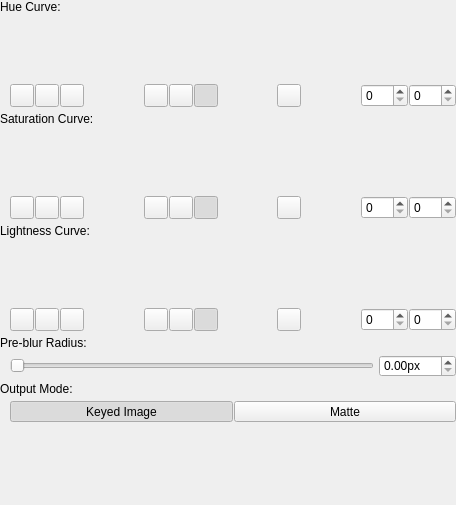
<?xml version="1.0" encoding="UTF-8"?>
<ui version="4.0">
 <class>FilterWidget</class>
 <widget class="QWidget" name="FilterWidget">
  <property name="geometry">
   <rect>
    <x>0</x>
    <y>0</y>
    <width>456</width>
    <height>505</height>
   </rect>
  </property>
  <property name="windowTitle">
   <string>Form</string>
  </property>
  <property name="styleSheet">
   <string notr="true">#mButtonZoomIn, #mButtonZoomOut, #mButtonZoom100,
#mButtonInterpolationModeFlat, #mButtonInterpolationModeLinear, #mButtonInterpolationModeSmooth,
#mButtonInverted
{
	padding: 1px;
}</string>
  </property>
  <layout class="QVBoxLayout" name="verticalLayout" stretch="0,0,0,0,0,0,0,0,0,0,1">
   <property name="spacing">
    <number>5</number>
   </property>
   <property name="leftMargin">
    <number>0</number>
   </property>
   <property name="topMargin">
    <number>0</number>
   </property>
   <property name="rightMargin">
    <number>0</number>
   </property>
   <property name="bottomMargin">
    <number>0</number>
   </property>
   <item>
    <widget class="QLabel" name="label_3">
     <property name="text">
      <string>Hue Curve:</string>
     </property>
    </widget>
   </item>
   <item>
    <layout class="QVBoxLayout" name="verticalLayout_2">
     <property name="spacing">
      <number>5</number>
     </property>
     <item>
      <layout class="QHBoxLayout" name="mLayoutCurves" stretch="1">
       <property name="spacing">
        <number>5</number>
       </property>
       <property name="leftMargin">
        <number>10</number>
       </property>
       <item>
        <widget class="ibp::widgets::Curves" name="mWidgetHueCurve" native="true">
         <property name="minimumSize">
          <size>
           <width>0</width>
           <height>60</height>
          </size>
         </property>
         <property name="maximumSize">
          <size>
           <width>16777215</width>
           <height>60</height>
          </size>
         </property>
        </widget>
       </item>
      </layout>
     </item>
     <item>
      <layout class="QHBoxLayout" name="horizontalLayout_3" stretch="0,1,0,1,0,1,0">
       <property name="spacing">
        <number>0</number>
       </property>
       <property name="leftMargin">
        <number>10</number>
       </property>
       <item>
        <layout class="QHBoxLayout" name="horizontalLayout_6">
         <property name="spacing">
          <number>1</number>
         </property>
         <item>
          <widget class="QToolButton" name="mButtonHueZoomIn">
           <property name="toolTip">
            <string>Zoom in</string>
           </property>
           <property name="text">
            <string/>
           </property>
           <property name="icon">
            <iconset>
             <normaloff>:/ibp/icons/magnifyingGlassPlus</normaloff>:/ibp/icons/magnifyingGlassPlus</iconset>
           </property>
           <property name="class" stdset="0">
            <string>cFlatOptionButton</string>
           </property>
          </widget>
         </item>
         <item>
          <widget class="QToolButton" name="mButtonHueZoomOut">
           <property name="toolTip">
            <string>Zoom out</string>
           </property>
           <property name="text">
            <string/>
           </property>
           <property name="icon">
            <iconset>
             <normaloff>:/ibp/icons/magnifyingGlassMinus</normaloff>:/ibp/icons/magnifyingGlassMinus</iconset>
           </property>
           <property name="class" stdset="0">
            <string>cFlatOptionButton</string>
           </property>
          </widget>
         </item>
         <item>
          <widget class="QToolButton" name="mButtonHueZoom100">
           <property name="toolTip">
            <string>Zoom 100%</string>
           </property>
           <property name="text">
            <string/>
           </property>
           <property name="icon">
            <iconset>
             <normaloff>:/ibp/icons/magnifyingGlassOne</normaloff>:/ibp/icons/magnifyingGlassOne</iconset>
           </property>
           <property name="class" stdset="0">
            <string>cFlatOptionButton</string>
           </property>
          </widget>
         </item>
        </layout>
       </item>
       <item>
        <spacer name="horizontalSpacer">
         <property name="orientation">
          <enum>Qt::Horizontal</enum>
         </property>
         <property name="sizeHint" stdset="0">
          <size>
           <width>5</width>
           <height>0</height>
          </size>
         </property>
        </spacer>
       </item>
       <item>
        <layout class="QHBoxLayout" name="horizontalLayout">
         <property name="spacing">
          <number>1</number>
         </property>
         <item>
          <widget class="QToolButton" name="mButtonHueInterpolationModeFlat">
           <property name="sizePolicy">
            <sizepolicy hsizetype="Expanding" vsizetype="Fixed">
             <horstretch>0</horstretch>
             <verstretch>0</verstretch>
            </sizepolicy>
           </property>
           <property name="toolTip">
            <string>Use flat interpolation</string>
           </property>
           <property name="text">
            <string/>
           </property>
           <property name="icon">
            <iconset>
             <normaloff>:/ibp/icons/interpolationFlat</normaloff>:/ibp/icons/interpolationFlat</iconset>
           </property>
           <property name="checkable">
            <bool>true</bool>
           </property>
           <property name="autoExclusive">
            <bool>true</bool>
           </property>
           <property name="class" stdset="0">
            <string>cFlatOptionButton</string>
           </property>
           <attribute name="buttonGroup">
            <string notr="true">buttonGroup</string>
           </attribute>
          </widget>
         </item>
         <item>
          <widget class="QToolButton" name="mButtonHueInterpolationModeLinear">
           <property name="sizePolicy">
            <sizepolicy hsizetype="Expanding" vsizetype="Fixed">
             <horstretch>0</horstretch>
             <verstretch>0</verstretch>
            </sizepolicy>
           </property>
           <property name="toolTip">
            <string>Use linear interpolation</string>
           </property>
           <property name="text">
            <string/>
           </property>
           <property name="icon">
            <iconset>
             <normaloff>:/ibp/icons/interpolationLinear</normaloff>:/ibp/icons/interpolationLinear</iconset>
           </property>
           <property name="checkable">
            <bool>true</bool>
           </property>
           <property name="autoExclusive">
            <bool>true</bool>
           </property>
           <property name="class" stdset="0">
            <string>cFlatOptionButton</string>
           </property>
           <attribute name="buttonGroup">
            <string notr="true">buttonGroup</string>
           </attribute>
          </widget>
         </item>
         <item>
          <widget class="QToolButton" name="mButtonHueInterpolationModeSmooth">
           <property name="sizePolicy">
            <sizepolicy hsizetype="Expanding" vsizetype="Fixed">
             <horstretch>0</horstretch>
             <verstretch>0</verstretch>
            </sizepolicy>
           </property>
           <property name="toolTip">
            <string>Use smooth interpolation</string>
           </property>
           <property name="text">
            <string/>
           </property>
           <property name="icon">
            <iconset>
             <normaloff>:/ibp/icons/interpolationSmooth</normaloff>:/ibp/icons/interpolationSmooth</iconset>
           </property>
           <property name="checkable">
            <bool>true</bool>
           </property>
           <property name="checked">
            <bool>true</bool>
           </property>
           <property name="autoExclusive">
            <bool>true</bool>
           </property>
           <property name="class" stdset="0">
            <string>cFlatOptionButton</string>
           </property>
           <attribute name="buttonGroup">
            <string notr="true">buttonGroup</string>
           </attribute>
          </widget>
         </item>
        </layout>
       </item>
       <item>
        <spacer name="horizontalSpacer_2">
         <property name="orientation">
          <enum>Qt::Horizontal</enum>
         </property>
         <property name="sizeHint" stdset="0">
          <size>
           <width>5</width>
           <height>0</height>
          </size>
         </property>
        </spacer>
       </item>
       <item>
        <widget class="QToolButton" name="mButtonHueInverted">
         <property name="toolTip">
          <string>Invert</string>
         </property>
         <property name="text">
          <string/>
         </property>
         <property name="icon">
          <iconset>
           <normaloff>:/ibp/icons/invert</normaloff>:/ibp/icons/invert</iconset>
         </property>
         <property name="checkable">
          <bool>true</bool>
         </property>
         <property name="class" stdset="0">
          <string>cFlatOptionButton</string>
         </property>
        </widget>
       </item>
       <item>
        <spacer name="horizontalSpacer_3">
         <property name="orientation">
          <enum>Qt::Horizontal</enum>
         </property>
         <property name="sizeHint" stdset="0">
          <size>
           <width>5</width>
           <height>0</height>
          </size>
         </property>
        </spacer>
       </item>
       <item>
        <layout class="QHBoxLayout" name="horizontalLayout_4">
         <property name="spacing">
          <number>1</number>
         </property>
         <item>
          <widget class="QDoubleSpinBox" name="mSpinHueInValue">
           <property name="sizePolicy">
            <sizepolicy hsizetype="Minimum" vsizetype="Preferred">
             <horstretch>0</horstretch>
             <verstretch>0</verstretch>
            </sizepolicy>
           </property>
           <property name="toolTip">
            <string>Luma value</string>
           </property>
           <property name="decimals">
            <number>0</number>
           </property>
           <property name="maximum">
            <double>255.000000000000000</double>
           </property>
          </widget>
         </item>
         <item>
          <widget class="QDoubleSpinBox" name="mSpinHueOutValue">
           <property name="sizePolicy">
            <sizepolicy hsizetype="Minimum" vsizetype="Preferred">
             <horstretch>0</horstretch>
             <verstretch>0</verstretch>
            </sizepolicy>
           </property>
           <property name="toolTip">
            <string>Opacity value</string>
           </property>
           <property name="decimals">
            <number>0</number>
           </property>
           <property name="maximum">
            <double>255.000000000000000</double>
           </property>
          </widget>
         </item>
        </layout>
       </item>
      </layout>
     </item>
    </layout>
   </item>
   <item>
    <widget class="QLabel" name="label_5">
     <property name="text">
      <string>Saturation Curve:</string>
     </property>
    </widget>
   </item>
   <item>
    <layout class="QVBoxLayout" name="verticalLayout_4">
     <property name="spacing">
      <number>5</number>
     </property>
     <item>
      <layout class="QHBoxLayout" name="mLayoutCurves_3" stretch="1">
       <property name="spacing">
        <number>5</number>
       </property>
       <property name="leftMargin">
        <number>10</number>
       </property>
       <item>
        <widget class="ibp::widgets::Curves" name="mWidgetSaturationCurve" native="true">
         <property name="minimumSize">
          <size>
           <width>0</width>
           <height>60</height>
          </size>
         </property>
         <property name="maximumSize">
          <size>
           <width>16777215</width>
           <height>60</height>
          </size>
         </property>
        </widget>
       </item>
      </layout>
     </item>
     <item>
      <layout class="QHBoxLayout" name="horizontalLayout_10" stretch="0,1,0,1,0,1,0">
       <property name="spacing">
        <number>0</number>
       </property>
       <property name="leftMargin">
        <number>10</number>
       </property>
       <item>
        <layout class="QHBoxLayout" name="horizontalLayout_11">
         <property name="spacing">
          <number>1</number>
         </property>
         <item>
          <widget class="QToolButton" name="mButtonSaturationZoomIn">
           <property name="toolTip">
            <string>Zoom in</string>
           </property>
           <property name="text">
            <string/>
           </property>
           <property name="icon">
            <iconset>
             <normaloff>:/ibp/icons/magnifyingGlassPlus</normaloff>:/ibp/icons/magnifyingGlassPlus</iconset>
           </property>
           <property name="class" stdset="0">
            <string>cFlatOptionButton</string>
           </property>
          </widget>
         </item>
         <item>
          <widget class="QToolButton" name="mButtonSaturationZoomOut">
           <property name="toolTip">
            <string>Zoom out</string>
           </property>
           <property name="text">
            <string/>
           </property>
           <property name="icon">
            <iconset>
             <normaloff>:/ibp/icons/magnifyingGlassMinus</normaloff>:/ibp/icons/magnifyingGlassMinus</iconset>
           </property>
           <property name="class" stdset="0">
            <string>cFlatOptionButton</string>
           </property>
          </widget>
         </item>
         <item>
          <widget class="QToolButton" name="mButtonSaturationZoom100">
           <property name="toolTip">
            <string>Zoom 100%</string>
           </property>
           <property name="text">
            <string/>
           </property>
           <property name="icon">
            <iconset>
             <normaloff>:/ibp/icons/magnifyingGlassOne</normaloff>:/ibp/icons/magnifyingGlassOne</iconset>
           </property>
           <property name="class" stdset="0">
            <string>cFlatOptionButton</string>
           </property>
          </widget>
         </item>
        </layout>
       </item>
       <item>
        <spacer name="horizontalSpacer_7">
         <property name="orientation">
          <enum>Qt::Horizontal</enum>
         </property>
         <property name="sizeHint" stdset="0">
          <size>
           <width>5</width>
           <height>0</height>
          </size>
         </property>
        </spacer>
       </item>
       <item>
        <layout class="QHBoxLayout" name="horizontalLayout_12">
         <property name="spacing">
          <number>1</number>
         </property>
         <item>
          <widget class="QToolButton" name="mButtonSaturationInterpolationModeFlat">
           <property name="sizePolicy">
            <sizepolicy hsizetype="Expanding" vsizetype="Fixed">
             <horstretch>0</horstretch>
             <verstretch>0</verstretch>
            </sizepolicy>
           </property>
           <property name="toolTip">
            <string>Use flat interpolation</string>
           </property>
           <property name="text">
            <string/>
           </property>
           <property name="icon">
            <iconset>
             <normaloff>:/ibp/icons/interpolationFlat</normaloff>:/ibp/icons/interpolationFlat</iconset>
           </property>
           <property name="checkable">
            <bool>true</bool>
           </property>
           <property name="autoExclusive">
            <bool>true</bool>
           </property>
           <property name="class" stdset="0">
            <string>cFlatOptionButton</string>
           </property>
           <attribute name="buttonGroup">
            <string notr="true">buttonGroup_2</string>
           </attribute>
          </widget>
         </item>
         <item>
          <widget class="QToolButton" name="mButtonSaturationInterpolationModeLinear">
           <property name="sizePolicy">
            <sizepolicy hsizetype="Expanding" vsizetype="Fixed">
             <horstretch>0</horstretch>
             <verstretch>0</verstretch>
            </sizepolicy>
           </property>
           <property name="toolTip">
            <string>Use linear interpolation</string>
           </property>
           <property name="text">
            <string/>
           </property>
           <property name="icon">
            <iconset>
             <normaloff>:/ibp/icons/interpolationLinear</normaloff>:/ibp/icons/interpolationLinear</iconset>
           </property>
           <property name="checkable">
            <bool>true</bool>
           </property>
           <property name="autoExclusive">
            <bool>true</bool>
           </property>
           <property name="class" stdset="0">
            <string>cFlatOptionButton</string>
           </property>
           <attribute name="buttonGroup">
            <string notr="true">buttonGroup_2</string>
           </attribute>
          </widget>
         </item>
         <item>
          <widget class="QToolButton" name="mButtonSaturationInterpolationModeSmooth">
           <property name="sizePolicy">
            <sizepolicy hsizetype="Expanding" vsizetype="Fixed">
             <horstretch>0</horstretch>
             <verstretch>0</verstretch>
            </sizepolicy>
           </property>
           <property name="toolTip">
            <string>Use smooth interpolation</string>
           </property>
           <property name="text">
            <string/>
           </property>
           <property name="icon">
            <iconset>
             <normaloff>:/ibp/icons/interpolationSmooth</normaloff>:/ibp/icons/interpolationSmooth</iconset>
           </property>
           <property name="checkable">
            <bool>true</bool>
           </property>
           <property name="checked">
            <bool>true</bool>
           </property>
           <property name="autoExclusive">
            <bool>true</bool>
           </property>
           <property name="class" stdset="0">
            <string>cFlatOptionButton</string>
           </property>
           <attribute name="buttonGroup">
            <string notr="true">buttonGroup_2</string>
           </attribute>
          </widget>
         </item>
        </layout>
       </item>
       <item>
        <spacer name="horizontalSpacer_8">
         <property name="orientation">
          <enum>Qt::Horizontal</enum>
         </property>
         <property name="sizeHint" stdset="0">
          <size>
           <width>5</width>
           <height>0</height>
          </size>
         </property>
        </spacer>
       </item>
       <item>
        <widget class="QToolButton" name="mButtonSaturationInverted">
         <property name="toolTip">
          <string>Invert</string>
         </property>
         <property name="text">
          <string/>
         </property>
         <property name="icon">
          <iconset>
           <normaloff>:/ibp/icons/invert</normaloff>:/ibp/icons/invert</iconset>
         </property>
         <property name="checkable">
          <bool>true</bool>
         </property>
         <property name="class" stdset="0">
          <string>cFlatOptionButton</string>
         </property>
        </widget>
       </item>
       <item>
        <spacer name="horizontalSpacer_9">
         <property name="orientation">
          <enum>Qt::Horizontal</enum>
         </property>
         <property name="sizeHint" stdset="0">
          <size>
           <width>5</width>
           <height>0</height>
          </size>
         </property>
        </spacer>
       </item>
       <item>
        <layout class="QHBoxLayout" name="horizontalLayout_13">
         <property name="spacing">
          <number>1</number>
         </property>
         <item>
          <widget class="QDoubleSpinBox" name="mSpinSaturationInValue">
           <property name="sizePolicy">
            <sizepolicy hsizetype="Minimum" vsizetype="Preferred">
             <horstretch>0</horstretch>
             <verstretch>0</verstretch>
            </sizepolicy>
           </property>
           <property name="toolTip">
            <string>Luma value</string>
           </property>
           <property name="decimals">
            <number>0</number>
           </property>
           <property name="maximum">
            <double>255.000000000000000</double>
           </property>
          </widget>
         </item>
         <item>
          <widget class="QDoubleSpinBox" name="mSpinSaturationOutValue">
           <property name="sizePolicy">
            <sizepolicy hsizetype="Minimum" vsizetype="Preferred">
             <horstretch>0</horstretch>
             <verstretch>0</verstretch>
            </sizepolicy>
           </property>
           <property name="toolTip">
            <string>Opacity value</string>
           </property>
           <property name="decimals">
            <number>0</number>
           </property>
           <property name="maximum">
            <double>255.000000000000000</double>
           </property>
          </widget>
         </item>
        </layout>
       </item>
      </layout>
     </item>
    </layout>
   </item>
   <item>
    <widget class="QLabel" name="label_4">
     <property name="text">
      <string>Lightness Curve:</string>
     </property>
    </widget>
   </item>
   <item>
    <layout class="QVBoxLayout" name="verticalLayout_3">
     <property name="spacing">
      <number>5</number>
     </property>
     <item>
      <layout class="QHBoxLayout" name="mLayoutCurves_2" stretch="1">
       <property name="spacing">
        <number>5</number>
       </property>
       <property name="leftMargin">
        <number>10</number>
       </property>
       <item>
        <widget class="ibp::widgets::Curves" name="mWidgetLightnessCurve" native="true">
         <property name="minimumSize">
          <size>
           <width>0</width>
           <height>60</height>
          </size>
         </property>
         <property name="maximumSize">
          <size>
           <width>16777215</width>
           <height>60</height>
          </size>
         </property>
        </widget>
       </item>
      </layout>
     </item>
     <item>
      <layout class="QHBoxLayout" name="horizontalLayout_5" stretch="0,1,0,1,0,1,0">
       <property name="spacing">
        <number>0</number>
       </property>
       <property name="leftMargin">
        <number>10</number>
       </property>
       <item>
        <layout class="QHBoxLayout" name="horizontalLayout_7">
         <property name="spacing">
          <number>1</number>
         </property>
         <item>
          <widget class="QToolButton" name="mButtonLightnessZoomIn">
           <property name="toolTip">
            <string>Zoom in</string>
           </property>
           <property name="text">
            <string/>
           </property>
           <property name="icon">
            <iconset>
             <normaloff>:/ibp/icons/magnifyingGlassPlus</normaloff>:/ibp/icons/magnifyingGlassPlus</iconset>
           </property>
           <property name="class" stdset="0">
            <string>cFlatOptionButton</string>
           </property>
          </widget>
         </item>
         <item>
          <widget class="QToolButton" name="mButtonLightnessZoomOut">
           <property name="toolTip">
            <string>Zoom out</string>
           </property>
           <property name="text">
            <string/>
           </property>
           <property name="icon">
            <iconset>
             <normaloff>:/ibp/icons/magnifyingGlassMinus</normaloff>:/ibp/icons/magnifyingGlassMinus</iconset>
           </property>
           <property name="class" stdset="0">
            <string>cFlatOptionButton</string>
           </property>
          </widget>
         </item>
         <item>
          <widget class="QToolButton" name="mButtonLightnessZoom100">
           <property name="toolTip">
            <string>Zoom 100%</string>
           </property>
           <property name="text">
            <string/>
           </property>
           <property name="icon">
            <iconset>
             <normaloff>:/ibp/icons/magnifyingGlassOne</normaloff>:/ibp/icons/magnifyingGlassOne</iconset>
           </property>
           <property name="class" stdset="0">
            <string>cFlatOptionButton</string>
           </property>
          </widget>
         </item>
        </layout>
       </item>
       <item>
        <spacer name="horizontalSpacer_4">
         <property name="orientation">
          <enum>Qt::Horizontal</enum>
         </property>
         <property name="sizeHint" stdset="0">
          <size>
           <width>5</width>
           <height>0</height>
          </size>
         </property>
        </spacer>
       </item>
       <item>
        <layout class="QHBoxLayout" name="horizontalLayout_8">
         <property name="spacing">
          <number>1</number>
         </property>
         <item>
          <widget class="QToolButton" name="mButtonLightnessInterpolationModeFlat">
           <property name="sizePolicy">
            <sizepolicy hsizetype="Expanding" vsizetype="Fixed">
             <horstretch>0</horstretch>
             <verstretch>0</verstretch>
            </sizepolicy>
           </property>
           <property name="toolTip">
            <string>Use flat interpolation</string>
           </property>
           <property name="text">
            <string/>
           </property>
           <property name="icon">
            <iconset>
             <normaloff>:/ibp/icons/interpolationFlat</normaloff>:/ibp/icons/interpolationFlat</iconset>
           </property>
           <property name="checkable">
            <bool>true</bool>
           </property>
           <property name="autoExclusive">
            <bool>true</bool>
           </property>
           <property name="class" stdset="0">
            <string>cFlatOptionButton</string>
           </property>
           <attribute name="buttonGroup">
            <string notr="true">buttonGroup_3</string>
           </attribute>
          </widget>
         </item>
         <item>
          <widget class="QToolButton" name="mButtonLightnessInterpolationModeLinear">
           <property name="sizePolicy">
            <sizepolicy hsizetype="Expanding" vsizetype="Fixed">
             <horstretch>0</horstretch>
             <verstretch>0</verstretch>
            </sizepolicy>
           </property>
           <property name="toolTip">
            <string>Use linear interpolation</string>
           </property>
           <property name="text">
            <string/>
           </property>
           <property name="icon">
            <iconset>
             <normaloff>:/ibp/icons/interpolationLinear</normaloff>:/ibp/icons/interpolationLinear</iconset>
           </property>
           <property name="checkable">
            <bool>true</bool>
           </property>
           <property name="autoExclusive">
            <bool>true</bool>
           </property>
           <property name="class" stdset="0">
            <string>cFlatOptionButton</string>
           </property>
           <attribute name="buttonGroup">
            <string notr="true">buttonGroup_3</string>
           </attribute>
          </widget>
         </item>
         <item>
          <widget class="QToolButton" name="mButtonLightnessInterpolationModeSmooth">
           <property name="sizePolicy">
            <sizepolicy hsizetype="Expanding" vsizetype="Fixed">
             <horstretch>0</horstretch>
             <verstretch>0</verstretch>
            </sizepolicy>
           </property>
           <property name="toolTip">
            <string>Use smooth interpolation</string>
           </property>
           <property name="text">
            <string/>
           </property>
           <property name="icon">
            <iconset>
             <normaloff>:/ibp/icons/interpolationSmooth</normaloff>:/ibp/icons/interpolationSmooth</iconset>
           </property>
           <property name="checkable">
            <bool>true</bool>
           </property>
           <property name="checked">
            <bool>true</bool>
           </property>
           <property name="autoExclusive">
            <bool>true</bool>
           </property>
           <property name="class" stdset="0">
            <string>cFlatOptionButton</string>
           </property>
           <attribute name="buttonGroup">
            <string notr="true">buttonGroup_3</string>
           </attribute>
          </widget>
         </item>
        </layout>
       </item>
       <item>
        <spacer name="horizontalSpacer_5">
         <property name="orientation">
          <enum>Qt::Horizontal</enum>
         </property>
         <property name="sizeHint" stdset="0">
          <size>
           <width>5</width>
           <height>0</height>
          </size>
         </property>
        </spacer>
       </item>
       <item>
        <widget class="QToolButton" name="mButtonLightnessInverted">
         <property name="toolTip">
          <string>Invert</string>
         </property>
         <property name="text">
          <string/>
         </property>
         <property name="icon">
          <iconset>
           <normaloff>:/ibp/icons/invert</normaloff>:/ibp/icons/invert</iconset>
         </property>
         <property name="checkable">
          <bool>true</bool>
         </property>
         <property name="class" stdset="0">
          <string>cFlatOptionButton</string>
         </property>
        </widget>
       </item>
       <item>
        <spacer name="horizontalSpacer_6">
         <property name="orientation">
          <enum>Qt::Horizontal</enum>
         </property>
         <property name="sizeHint" stdset="0">
          <size>
           <width>5</width>
           <height>0</height>
          </size>
         </property>
        </spacer>
       </item>
       <item>
        <layout class="QHBoxLayout" name="horizontalLayout_9">
         <property name="spacing">
          <number>1</number>
         </property>
         <item>
          <widget class="QDoubleSpinBox" name="mSpinLightnessInValue">
           <property name="sizePolicy">
            <sizepolicy hsizetype="Minimum" vsizetype="Preferred">
             <horstretch>0</horstretch>
             <verstretch>0</verstretch>
            </sizepolicy>
           </property>
           <property name="toolTip">
            <string>Luma value</string>
           </property>
           <property name="decimals">
            <number>0</number>
           </property>
           <property name="maximum">
            <double>255.000000000000000</double>
           </property>
          </widget>
         </item>
         <item>
          <widget class="QDoubleSpinBox" name="mSpinLightnessOutValue">
           <property name="sizePolicy">
            <sizepolicy hsizetype="Minimum" vsizetype="Preferred">
             <horstretch>0</horstretch>
             <verstretch>0</verstretch>
            </sizepolicy>
           </property>
           <property name="toolTip">
            <string>Opacity value</string>
           </property>
           <property name="decimals">
            <number>0</number>
           </property>
           <property name="maximum">
            <double>255.000000000000000</double>
           </property>
          </widget>
         </item>
        </layout>
       </item>
      </layout>
     </item>
    </layout>
   </item>
   <item>
    <widget class="QLabel" name="label_2">
     <property name="text">
      <string>Pre-blur Radius:</string>
     </property>
    </widget>
   </item>
   <item>
    <layout class="QHBoxLayout" name="horizontalLayout_14">
     <property name="spacing">
      <number>5</number>
     </property>
     <property name="leftMargin">
      <number>10</number>
     </property>
     <item>
      <widget class="QSlider" name="mSliderPreblurRadius">
       <property name="maximum">
        <number>10000</number>
       </property>
       <property name="orientation">
        <enum>Qt::Horizontal</enum>
       </property>
      </widget>
     </item>
     <item>
      <widget class="QDoubleSpinBox" name="mSpinPreblurRadius">
       <property name="suffix">
        <string>px</string>
       </property>
       <property name="maximum">
        <double>100.000000000000000</double>
       </property>
      </widget>
     </item>
    </layout>
   </item>
   <item>
    <widget class="QLabel" name="label">
     <property name="text">
      <string>Output Mode:</string>
     </property>
    </widget>
   </item>
   <item>
    <layout class="QHBoxLayout" name="horizontalLayout_2">
     <property name="spacing">
      <number>1</number>
     </property>
     <property name="leftMargin">
      <number>10</number>
     </property>
     <item>
      <widget class="QToolButton" name="mButtonOutputModeKeyedImage">
       <property name="sizePolicy">
        <sizepolicy hsizetype="Preferred" vsizetype="Preferred">
         <horstretch>0</horstretch>
         <verstretch>0</verstretch>
        </sizepolicy>
       </property>
       <property name="text">
        <string>Keyed Image</string>
       </property>
       <property name="checkable">
        <bool>true</bool>
       </property>
       <property name="checked">
        <bool>true</bool>
       </property>
       <property name="autoExclusive">
        <bool>true</bool>
       </property>
       <property name="class" stdset="0">
        <string>cFlatOptionButton</string>
       </property>
      </widget>
     </item>
     <item>
      <widget class="QToolButton" name="mButtonOutputModeMatte">
       <property name="sizePolicy">
        <sizepolicy hsizetype="Preferred" vsizetype="Preferred">
         <horstretch>0</horstretch>
         <verstretch>0</verstretch>
        </sizepolicy>
       </property>
       <property name="text">
        <string>Matte</string>
       </property>
       <property name="checkable">
        <bool>true</bool>
       </property>
       <property name="autoExclusive">
        <bool>true</bool>
       </property>
       <property name="class" stdset="0">
        <string>cFlatOptionButton</string>
       </property>
      </widget>
     </item>
    </layout>
   </item>
   <item>
    <spacer name="verticalSpacer">
     <property name="orientation">
      <enum>Qt::Vertical</enum>
     </property>
     <property name="sizeHint" stdset="0">
      <size>
       <width>0</width>
       <height>0</height>
      </size>
     </property>
    </spacer>
   </item>
  </layout>
 </widget>
 <customwidgets>
  <customwidget>
   <class>ibp::widgets::Curves</class>
   <extends>QWidget</extends>
   <header>curves.h</header>
   <container>1</container>
  </customwidget>
 </customwidgets>
 <resources/>
 <connections/>
 <buttongroups>
  <buttongroup name="buttonGroup_2"/>
  <buttongroup name="buttonGroup_3"/>
  <buttongroup name="buttonGroup"/>
 </buttongroups>
</ui>
